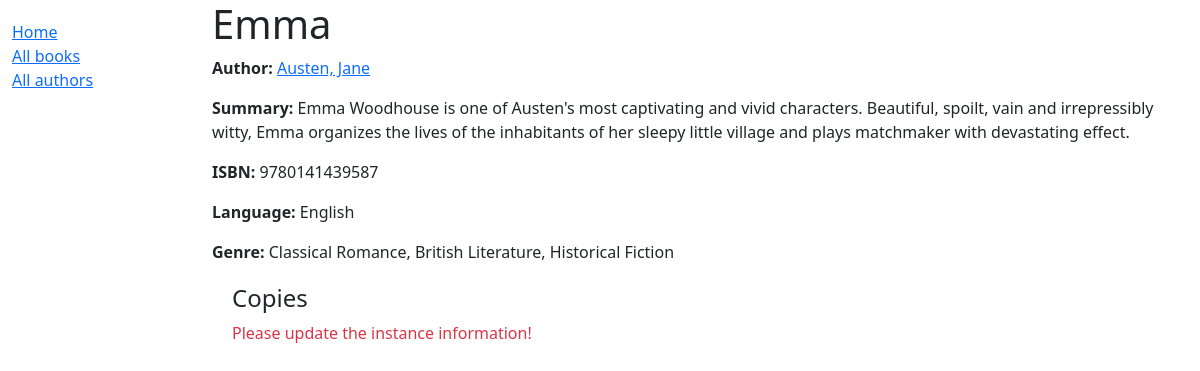
The app's page /catalog/book/15, older data.
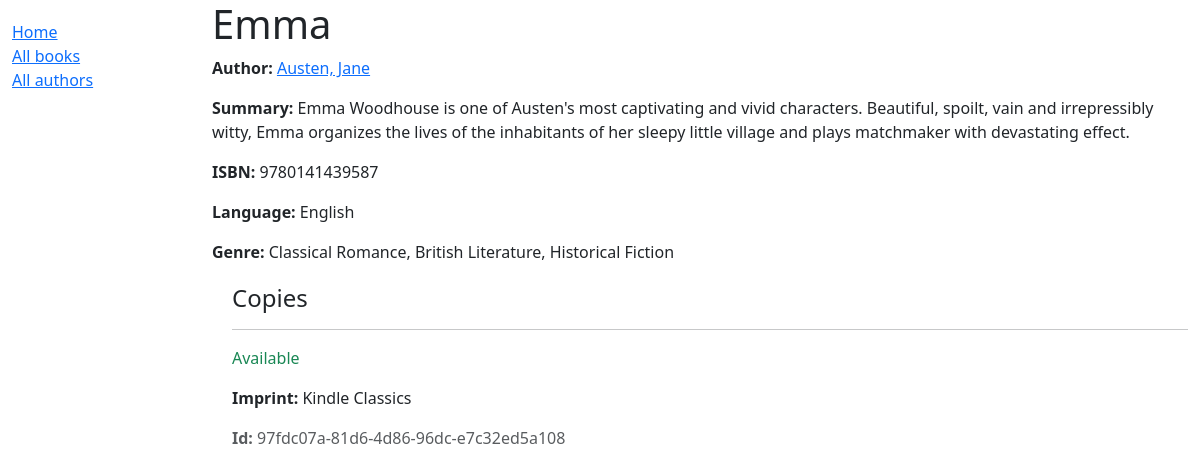
The same page, newer data.
### catalog/models.py (models this page shows, shortened)
class BookInstance(models.Model):
    id = models.UUIDField(
        primary_key=True, default=uuid.uuid4,
        help_text="Unique ID for this particular book across whole library"
    )
    book = models.ForeignKey(Book, on_delete=models.RESTRICT, null=True)
    imprint = models.CharField(max_length=200)
    due_back = models.DateField(null=True, blank=True)
    LOAN_STATUS = (
        ('m', 'Maintenance'),
        ('o', 'On loan'),
        ('a', 'Available'),
        ('r', 'Reserved'),
    )
    status = models.CharField(
        max_length=1,
        choices=LOAN_STATUS,
        blank=True,
        default='m',
        help_text='Book availability',
    )
    class Meta:
        ordering = ['book', 'due_back']

### catalog/views.py (the view)
# urls.py: path('book/<int:pk>', views.BookDetailView.as_view(), name='book-detail'),
class BookDetailView(generic.DetailView):
    model = Book

### catalog/models.py (called while the page is built)
    def __str__(self) -> str:
        return self.name

    def __str__(self) -> str:
        return self.name

    def get_absolute_url(self):
        return reverse('catalog:author-detail', args=[str(self.id)])

    def __str__(self) -> str:
        return f'{self.last_name}, {self.first_name}'

### catalog/templates/catalog/book_detail.html (shortened to what this page needs)
{% extends 'base_generic.html' %}
{% block content %}
    <h1>{{ object.title }}</h1>
    <p><strong>Author:</strong> <a href="{{ book.author.get_absolute_url }}">{{ book.author }}</a></p>
    <p><strong>Summary:</strong> {{ object.summary }}</p>
    <p><strong>ISBN:</strong> {{ book.isbn }}</p>
    <p><strong>Language:</strong> {{ book.language }}</p>
    <p><strong>Genre:</strong> {{ object.genre.all|join:", " }}</p>
    <div style="margin-left:20px;margin-top:20px;">
        <h4>Copies</h4>
        {% for copy in book.bookinstance_set.all %}
            <hr>
            <p class="{% if copy.status == 'a' %}text-success
                    {% elif copy.status == 'm' %}text-danger
                    {% else %}text-warning
                    {% endif %}">
                {{ copy.get_status_display }}
            </p>
            <p><strong>Imprint: </strong>{{ copy.imprint }}</p>
            <p class="text-muted"><strong>Id:</strong> {{ copy.id }}</p>
        {% empty %}
                <p class="text-danger">Please update the instance information!</p>
        {% endfor %}
    </div>
{% endblock %}

Row changes from the older to the newer data that the page shows:
added BookInstance: status "Available", imprint "Kindle Classics", id "97fdc07a-81d6-4d86-96dc-e7c32ed5a108"
Text that changed along with them:
text no longer shown: "Please update the instance information!"
